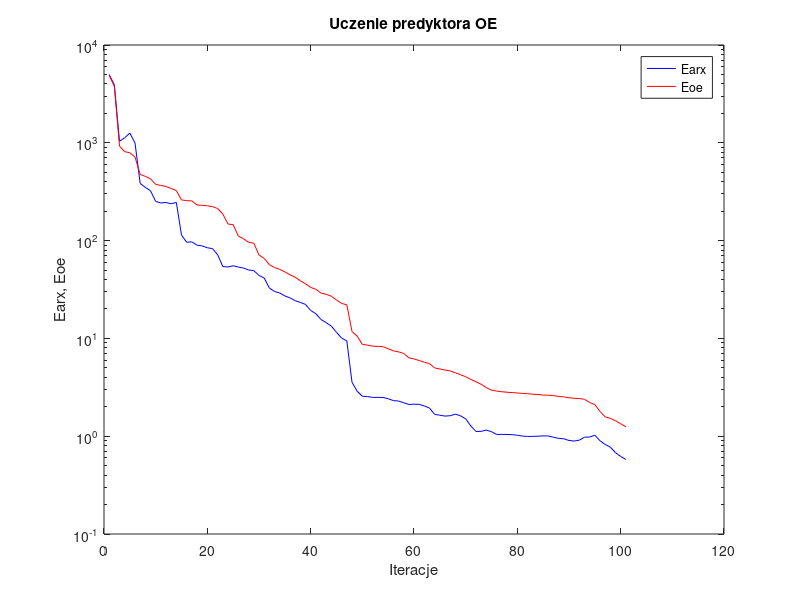
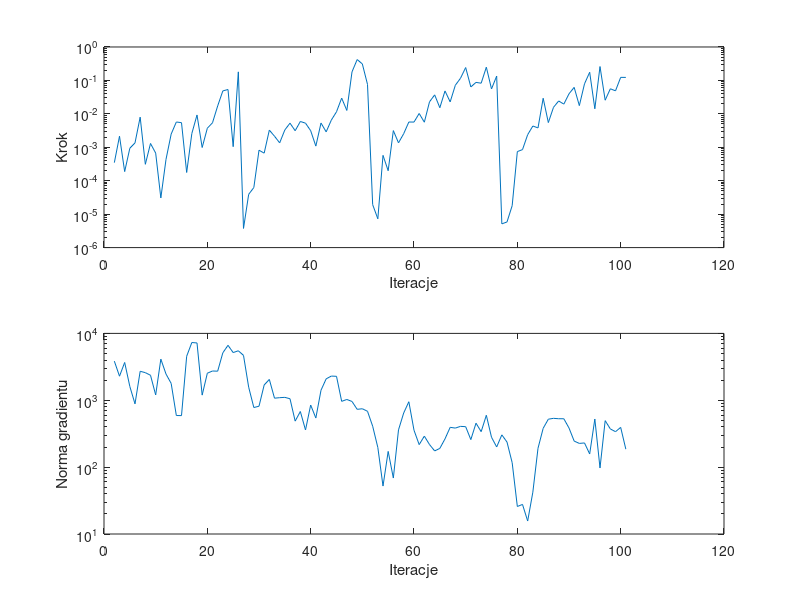

These charts were generated, in order, by the following MATLAB code:
%uczenie predyktora oe
clear all;
n=0; farx(n+1)=4.993993e+003; foe(n+1)=4.886795e+003; wspucz(n+1)=0.000000e+000; ng(n+1)=0.000000e+000;
%odnowa zmiennej metryki
n=1; farx(n+1)=3.912298e+003; foe(n+1)=3.787728e+003; krok(n+1)=3.473499e-004; ng(n+1)=3.843953e+003;
n=2; farx(n+1)=1.038504e+003; foe(n+1)=9.252049e+002; krok(n+1)=2.145173e-003; ng(n+1)=2.290861e+003;
n=3; farx(n+1)=1.125060e+003; foe(n+1)=8.119209e+002; krok(n+1)=1.874926e-004; ng(n+1)=3.675237e+003;
n=4; farx(n+1)=1.256171e+003; foe(n+1)=7.913885e+002; krok(n+1)=9.382450e-004; ng(n+1)=1.605756e+003;
n=5; farx(n+1)=9.973942e+002; foe(n+1)=7.150680e+002; krok(n+1)=1.353531e-003; ng(n+1)=8.834429e+002;
n=6; farx(n+1)=3.844847e+002; foe(n+1)=4.747797e+002; krok(n+1)=7.969359e-003; ng(n+1)=2.712797e+003;
n=7; farx(n+1)=3.503066e+002; foe(n+1)=4.539295e+002; krok(n+1)=3.098339e-004; ng(n+1)=2.587596e+003;
n=8; farx(n+1)=3.234843e+002; foe(n+1)=4.280637e+002; krok(n+1)=1.299476e-003; ng(n+1)=2.364390e+003;
n=9; farx(n+1)=2.515991e+002; foe(n+1)=3.759133e+002; krok(n+1)=6.710424e-004; ng(n+1)=1.201419e+003;
n=10; farx(n+1)=2.428071e+002; foe(n+1)=3.664241e+002; krok(n+1)=3.055278e-005; ng(n+1)=4.122489e+003;
n=11; farx(n+1)=2.451008e+002; foe(n+1)=3.574618e+002; krok(n+1)=4.347668e-004; ng(n+1)=2.468175e+003;
n=12; farx(n+1)=2.380854e+002; foe(n+1)=3.413138e+002; krok(n+1)=2.480280e-003; ng(n+1)=1.786341e+003;
n=13; farx(n+1)=2.458145e+002; foe(n+1)=3.246486e+002; krok(n+1)=5.711898e-003; ng(n+1)=5.914914e+002;
n=14; farx(n+1)=1.139792e+002; foe(n+1)=2.608060e+002; krok(n+1)=5.445782e-003; ng(n+1)=5.895702e+002;
n=15; farx(n+1)=9.634400e+001; foe(n+1)=2.562259e+002; krok(n+1)=1.764835e-004; ng(n+1)=4.551844e+003;
n=16; farx(n+1)=9.705940e+001; foe(n+1)=2.548610e+002; krok(n+1)=2.583925e-003; ng(n+1)=7.304304e+003;
n=17; farx(n+1)=8.984124e+001; foe(n+1)=2.314870e+002; krok(n+1)=9.251671e-003; ng(n+1)=7.194085e+003;
n=18; farx(n+1)=8.825053e+001; foe(n+1)=2.294934e+002; krok(n+1)=9.855289e-004; ng(n+1)=1.194119e+003;
n=19; farx(n+1)=8.450684e+001; foe(n+1)=2.271396e+002; krok(n+1)=3.722051e-003; ng(n+1)=2.538773e+003;
n=20; farx(n+1)=8.274658e+001; foe(n+1)=2.224383e+002; krok(n+1)=5.414124e-003; ng(n+1)=2.738264e+003;
n=21; farx(n+1)=7.163435e+001; foe(n+1)=2.127700e+002; krok(n+1)=1.725161e-002; ng(n+1)=2.722340e+003;
n=22; farx(n+1)=5.428464e+001; foe(n+1)=1.867045e+002; krok(n+1)=4.857442e-002; ng(n+1)=5.127333e+003;
n=23; farx(n+1)=5.373023e+001; foe(n+1)=1.477989e+002; krok(n+1)=5.344903e-002; ng(n+1)=6.632167e+003;
n=24; farx(n+1)=5.533102e+001; foe(n+1)=1.455034e+002; krok(n+1)=1.043660e-003; ng(n+1)=5.166634e+003;
n=25; farx(n+1)=5.359476e+001; foe(n+1)=1.111673e+002; krok(n+1)=1.802050e-001; ng(n+1)=5.495560e+003;
%odnowa zmiennej metryki
n=26; farx(n+1)=5.240061e+001; foe(n+1)=1.042999e+002; krok(n+1)=3.743093e-006; ng(n+1)=4.691375e+003;
n=27; farx(n+1)=5.008306e+001; foe(n+1)=9.601557e+001; krok(n+1)=3.909086e-005; ng(n+1)=1.569163e+003;
n=28; farx(n+1)=4.927548e+001; foe(n+1)=9.404940e+001; krok(n+1)=6.263953e-005; ng(n+1)=7.787616e+002;
n=29; farx(n+1)=4.402918e+001; foe(n+1)=7.123260e+001; krok(n+1)=8.178849e-004; ng(n+1)=8.146966e+002;
n=30; farx(n+1)=4.149875e+001; foe(n+1)=6.578064e+001; krok(n+1)=6.682927e-004; ng(n+1)=1.691871e+003;
n=31; farx(n+1)=3.276279e+001; foe(n+1)=5.677470e+001; krok(n+1)=3.262529e-003; ng(n+1)=2.048748e+003;
n=32; farx(n+1)=3.018156e+001; foe(n+1)=5.297581e+001; krok(n+1)=2.144917e-003; ng(n+1)=1.074423e+003;
n=33; farx(n+1)=2.915439e+001; foe(n+1)=5.088474e+001; krok(n+1)=1.358387e-003; ng(n+1)=1.093005e+003;
n=34; farx(n+1)=2.722088e+001; foe(n+1)=4.791086e+001; krok(n+1)=3.303815e-003; ng(n+1)=1.105716e+003;
n=35; farx(n+1)=2.594166e+001; foe(n+1)=4.473644e+001; krok(n+1)=5.269205e-003; ng(n+1)=1.053039e+003;
n=36; farx(n+1)=2.432302e+001; foe(n+1)=4.227315e+001; krok(n+1)=3.128460e-003; ng(n+1)=4.878223e+002;
n=37; farx(n+1)=2.333257e+001; foe(n+1)=3.879084e+001; krok(n+1)=5.915528e-003; ng(n+1)=6.788034e+002;
n=38; farx(n+1)=2.226099e+001; foe(n+1)=3.620992e+001; krok(n+1)=5.269205e-003; ng(n+1)=3.593123e+002;
n=39; farx(n+1)=1.930152e+001; foe(n+1)=3.318740e+001; krok(n+1)=3.135616e-003; ng(n+1)=8.485836e+002;
n=40; farx(n+1)=1.788686e+001; foe(n+1)=3.181444e+001; krok(n+1)=1.085320e-003; ng(n+1)=5.425619e+002;
n=41; farx(n+1)=1.560090e+001; foe(n+1)=2.906811e+001; krok(n+1)=5.320104e-003; ng(n+1)=1.412700e+003;
n=42; farx(n+1)=1.449632e+001; foe(n+1)=2.823781e+001; krok(n+1)=2.894086e-003; ng(n+1)=2.090977e+003;
n=43; farx(n+1)=1.334569e+001; foe(n+1)=2.699168e+001; krok(n+1)=6.511197e-003; ng(n+1)=2.300032e+003;
n=44; farx(n+1)=1.155396e+001; foe(n+1)=2.469731e+001; krok(n+1)=1.153579e-002; ng(n+1)=2.281300e+003;
n=45; farx(n+1)=1.006547e+001; foe(n+1)=2.279733e+001; krok(n+1)=2.954351e-002; ng(n+1)=9.635857e+002;
n=46; farx(n+1)=9.417487e+000; foe(n+1)=2.205974e+001; krok(n+1)=1.263902e-002; ng(n+1)=1.027827e+003;
n=47; farx(n+1)=3.563331e+000; foe(n+1)=1.174956e+001; krok(n+1)=1.802050e-001; ng(n+1)=9.595841e+002;
n=48; farx(n+1)=2.879235e+000; foe(n+1)=1.056174e+001; krok(n+1)=4.208968e-001; ng(n+1)=7.316903e+002;
n=49; farx(n+1)=2.565195e+000; foe(n+1)=8.677555e+000; krok(n+1)=3.114411e-001; ng(n+1)=7.466802e+002;
n=50; farx(n+1)=2.538117e+000; foe(n+1)=8.543151e+000; krok(n+1)=7.601794e-002; ng(n+1)=6.841047e+002;
%odnowa zmiennej metryki
n=51; farx(n+1)=2.493370e+000; foe(n+1)=8.324556e+000; krok(n+1)=1.925750e-005; ng(n+1)=4.093599e+002;
n=52; farx(n+1)=2.494190e+000; foe(n+1)=8.298052e+000; krok(n+1)=7.258975e-006; ng(n+1)=1.964651e+002;
n=53; farx(n+1)=2.490421e+000; foe(n+1)=8.225373e+000; krok(n+1)=5.734420e-004; ng(n+1)=5.211459e+001;
n=54; farx(n+1)=2.418859e+000; foe(n+1)=7.841806e+000; krok(n+1)=1.992091e-004; ng(n+1)=1.718413e+002;
n=55; farx(n+1)=2.312261e+000; foe(n+1)=7.459720e+000; krok(n+1)=3.157424e-003; ng(n+1)=6.869716e+001;
n=56; farx(n+1)=2.288444e+000; foe(n+1)=7.290813e+000; krok(n+1)=1.358387e-003; ng(n+1)=3.606655e+002;
n=57; farx(n+1)=2.196574e+000; foe(n+1)=7.018728e+000; krok(n+1)=2.543628e-003; ng(n+1)=6.440536e+002;
n=58; farx(n+1)=2.110937e+000; foe(n+1)=6.341197e+000; krok(n+1)=5.699196e-003; ng(n+1)=9.507373e+002;
n=59; farx(n+1)=2.125768e+000; foe(n+1)=6.167754e+000; krok(n+1)=5.680993e-003; ng(n+1)=3.563072e+002;
n=60; farx(n+1)=2.117211e+000; foe(n+1)=5.935570e+000; krok(n+1)=1.025657e-002; ng(n+1)=2.170816e+002;
n=61; farx(n+1)=2.036783e+000; foe(n+1)=5.702553e+000; krok(n+1)=5.627734e-003; ng(n+1)=2.907425e+002;
n=62; farx(n+1)=1.939750e+000; foe(n+1)=5.524856e+000; krok(n+1)=2.284436e-002; ng(n+1)=2.177873e+002;
n=63; farx(n+1)=1.671963e+000; foe(n+1)=4.990611e+000; krok(n+1)=3.696362e-002; ng(n+1)=1.748211e+002;
n=64; farx(n+1)=1.638252e+000; foe(n+1)=4.870438e+000; krok(n+1)=1.525264e-002; ng(n+1)=1.905856e+002;
n=65; farx(n+1)=1.605839e+000; foe(n+1)=4.750413e+000; krok(n+1)=4.838350e-002; ng(n+1)=2.648397e+002;
n=66; farx(n+1)=1.619829e+000; foe(n+1)=4.651404e+000; krok(n+1)=2.279678e-002; ng(n+1)=3.937036e+002;
n=67; farx(n+1)=1.682242e+000; foe(n+1)=4.458431e+000; krok(n+1)=7.173481e-002; ng(n+1)=3.836379e+002;
n=68; farx(n+1)=1.616220e+000; foe(n+1)=4.247690e+000; krok(n+1)=1.160291e-001; ng(n+1)=4.071123e+002;
n=69; farx(n+1)=1.505677e+000; foe(n+1)=4.059631e+000; krok(n+1)=2.427388e-001; ng(n+1)=4.026047e+002;
n=70; farx(n+1)=1.271901e+000; foe(n+1)=3.815696e+000; krok(n+1)=6.384007e-002; ng(n+1)=2.579280e+002;
n=71; farx(n+1)=1.117758e+000; foe(n+1)=3.606385e+000; krok(n+1)=8.732707e-002; ng(n+1)=4.539287e+002;
n=72; farx(n+1)=1.120939e+000; foe(n+1)=3.395820e+000; krok(n+1)=8.260442e-002; ng(n+1)=3.393226e+002;
n=73; farx(n+1)=1.155754e+000; foe(n+1)=3.135560e+000; krok(n+1)=2.488881e-001; ng(n+1)=5.963656e+002;
n=74; farx(n+1)=1.111316e+000; foe(n+1)=2.958455e+000; krok(n+1)=5.560270e-002; ng(n+1)=2.798575e+002;
n=75; farx(n+1)=1.042738e+000; foe(n+1)=2.894210e+000; krok(n+1)=1.347359e-001; ng(n+1)=2.003845e+002;
%odnowa zmiennej metryki
n=76; farx(n+1)=1.044068e+000; foe(n+1)=2.847901e+000; krok(n+1)=5.123959e-006; ng(n+1)=3.038362e+002;
n=77; farx(n+1)=1.041756e+000; foe(n+1)=2.814567e+000; krok(n+1)=5.846756e-006; ng(n+1)=2.370761e+002;
n=78; farx(n+1)=1.036673e+000; foe(n+1)=2.793277e+000; krok(n+1)=1.791657e-005; ng(n+1)=1.165758e+002;
n=79; farx(n+1)=1.023625e+000; foe(n+1)=2.767912e+000; krok(n+1)=7.432430e-004; ng(n+1)=2.579136e+001;
n=80; farx(n+1)=1.002059e+000; foe(n+1)=2.737713e+000; krok(n+1)=8.523876e-004; ng(n+1)=2.768272e+001;
n=81; farx(n+1)=9.951198e-001; foe(n+1)=2.722912e+000; krok(n+1)=2.383354e-003; ng(n+1)=1.564006e+001;
n=82; farx(n+1)=9.956620e-001; foe(n+1)=2.686782e+000; krok(n+1)=4.323984e-003; ng(n+1)=4.219400e+001;
n=83; farx(n+1)=9.998898e-001; foe(n+1)=2.669905e+000; krok(n+1)=3.801047e-003; ng(n+1)=1.913689e+002;
n=84; farx(n+1)=1.007842e+000; foe(n+1)=2.633224e+000; krok(n+1)=2.928765e-002; ng(n+1)=3.807118e+002;
n=85; farx(n+1)=1.004644e+000; foe(n+1)=2.624054e+000; krok(n+1)=5.485375e-003; ng(n+1)=5.212111e+002;
n=86; farx(n+1)=9.758246e-001; foe(n+1)=2.601226e+000; krok(n+1)=1.567500e-002; ng(n+1)=5.366484e+002;
n=87; farx(n+1)=9.500847e-001; foe(n+1)=2.546908e+000; krok(n+1)=2.428721e-002; ng(n+1)=5.295557e+002;
n=88; farx(n+1)=9.412397e-001; foe(n+1)=2.524175e+000; krok(n+1)=1.953985e-002; ng(n+1)=5.291582e+002;
n=89; farx(n+1)=9.039158e-001; foe(n+1)=2.474728e+000; krok(n+1)=3.979978e-002; ng(n+1)=3.847214e+002;
n=90; farx(n+1)=8.921753e-001; foe(n+1)=2.440473e+000; krok(n+1)=6.193139e-002; ng(n+1)=2.452944e+002;
n=91; farx(n+1)=9.110008e-001; foe(n+1)=2.428529e+000; krok(n+1)=1.763378e-002; ng(n+1)=2.263269e+002;
n=92; farx(n+1)=9.771149e-001; foe(n+1)=2.384134e+000; krok(n+1)=7.911391e-002; ng(n+1)=2.300403e+002;
n=93; farx(n+1)=9.815215e-001; foe(n+1)=2.209745e+000; krok(n+1)=1.752988e-001; ng(n+1)=1.574184e+002;
n=94; farx(n+1)=1.022868e+000; foe(n+1)=2.107295e+000; krok(n+1)=1.417782e-002; ng(n+1)=5.238720e+002;
n=95; farx(n+1)=8.992482e-001; foe(n+1)=1.789553e+000; krok(n+1)=2.601807e-001; ng(n+1)=9.713158e+001;
n=96; farx(n+1)=8.242235e-001; foe(n+1)=1.575608e+000; krok(n+1)=2.561181e-002; ng(n+1)=4.956504e+002;
n=97; farx(n+1)=7.727865e-001; foe(n+1)=1.522298e+000; krok(n+1)=5.625683e-002; ng(n+1)=3.725632e+002;
n=98; farx(n+1)=6.784487e-001; foe(n+1)=1.438764e+000; krok(n+1)=4.879939e-002; ng(n+1)=3.389395e+002;
n=99; farx(n+1)=6.212542e-001; foe(n+1)=1.341958e+000; krok(n+1)=1.234039e-001; ng(n+1)=3.929131e+002;
n=100; farx(n+1)=5.783084e-001; foe(n+1)=1.248442e+000; krok(n+1)=1.230771e-001; ng(n+1)=1.856068e+002;

figure; semilogy(farx,'b'); hold on; semilogy(foe,'r'); xlabel('Iteracje'); ylabel('Earx, Eoe'); legend('Earx','Eoe'); title('Uczenie predyktora OE');
figure; subplot(2,1,1); semilogy(krok); xlabel('Iteracje'); ylabel('Krok');
subplot(2,1,2); semilogy(ng); xlabel('Iteracje'); ylabel('Norma gradientu');
Earx=farx(n+1)
Eoe=foe(n+1)
